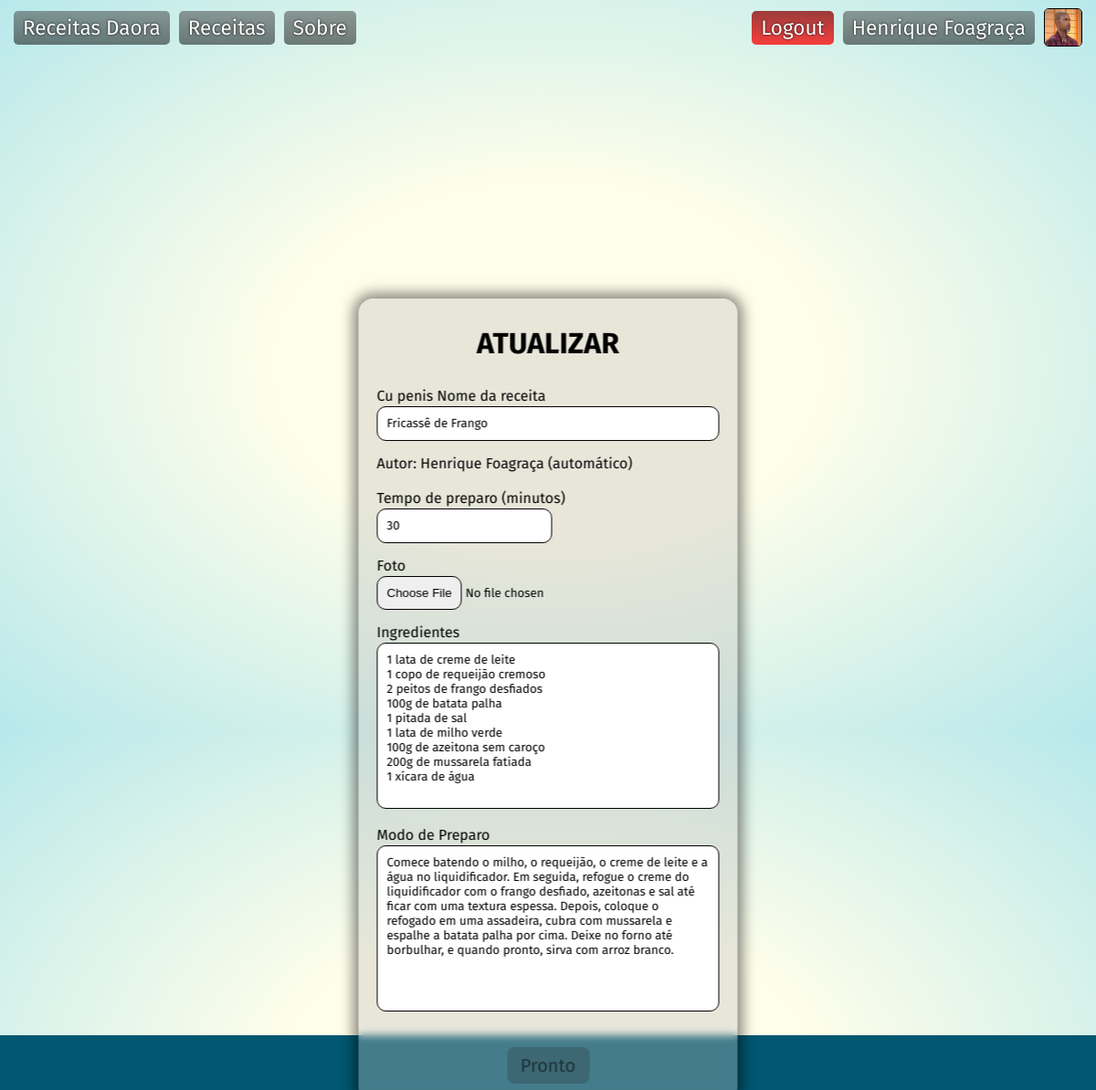
Page /php/home/recipeMan.php?id=1 (signed in) on the committed database.
### tables this page shows
CREATE TABLE IF NOT EXISTS `bancoreceita` (
  `idReceita` int(11) NOT NULL AUTO_INCREMENT,
  `nome` text NOT NULL,
  `autor` int(11) NOT NULL,
  `ingredientes` text NOT NULL,
  `modoPreparo` text NOT NULL,
  `tempoPreparo` int(11) NOT NULL,
  `foto` varchar(255) DEFAULT 'vazio.jpg',
  PRIMARY KEY (`idReceita`),
  KEY `fk_bancoReceita_bancoUsuario_idx` (`autor`),
  CONSTRAINT `fk_bancoReceita_bancoUsuario` FOREIGN KEY (`autor`) REFERENCES `bancousuario` (`idUsuario`) ON DELETE NO ACTION ON UPDATE NO ACTION
);

### php/database/query/querySingle.php (called while the page is built, shortened)
<?php
    require_once "../database/connection.php";
    if(isset($_GET['id'])) {
        $id = $_GET['id'];
        $sql = "SELECT idReceita, nome, usuario, ingredientes, tempoPreparo, modoPreparo, bancoreceita.foto
        FROM bancoreceita INNER JOIN bancousuario ON bancoreceita.autor = bancousuario.idUsuario WHERE idReceita = ? ";
        $command = $connect->prepare($sql);
        $command->bind_param("i", $id);
        $command->execute();
        $result = $command->get_result();
        $receita = $result->fetch_assoc();
        $ingre = $receita['ingredientes'];
        $ingredientes = explode(";", $ingre);
        $resingre = implode("\n", $ingredientes);
        $modp = $receita['modoPreparo'];
        $modoPreparo = explode(";", $modp);
        $resmodp = implode("\n", $modoPreparo);
    }

### php/home/recipeMan.php (the view, shortened to what this page needs)
<?php
    include "../template/pageHead.php";
    require "../database/query/querySingle.php";
?>
<!DOCTYPE html>
<html lang="en">
<head>
    <link rel="stylesheet" type="text/css" href="../../css/main.css">
    <link rel="stylesheet" type="text/css" href="../../css/form.css">
    <link rel="stylesheet" type="text/css" href="../../css/glass.css">
</head>
<body>
<div class='main'>
<div class='mainglass' style='margin-top: 170px;'>
    <form action='<?php echo isset($receita) ? "../database/query/queryUpdate.php" : "../database/query/queryAdd.php"; ?>'
    method="post" enctype="multipart/form-data">
        <h1 style='text-align: center;'>
            <?php echo isset($receita) ?
            'ATUALIZAR' : 'INSERIR'; ?></h1><br>
        <?php if(isset($receita)): ?>
        <label>Cu penis</label>
        <?php endif; ?>
        <label for="nome">Nome da receita</label>
        <input type="text" name='nome' id='nome' placeholder='Nome da receita'
        oninput='checkform()' value='<?php echo $receita['nome'] ?? ''; ?>'><br>
        <label for="autor">Autor: <?= $_SESSION['user']; ?> (automático)</label><br><br>
        <label for="tempo">Tempo de preparo (minutos)</label>
        <input type="number" name='tempo' id='tempo'
        oninput='checkform()' value='<?php echo $receita['tempoPreparo'] ?? ''; ?>'><br>
        <label for="photo">Foto</label>
        <br><input type="file" name='photo' id='photo' oninput='checkform()'><br>
        <label for="ingredi">Ingredientes</label><br>
        <textarea name="ingredientes" id="ingredientes" cols="30" rows="10"  oninput='checkform()'
        placeholder='Faça uma lista sempre quebrando linha para cada elemento.'><?php echo isset($resingre) ? htmlspecialchars($resingre) : ""; ?></textarea>
        <label for="modpre">Modo de Preparo</label><br>
        <textarea name="modpre" id="modpre" cols="30" rows="10"  oninput='checkform()'
        placeholder='Explique o mais detalhadamente possível de como executar a receita'
        ><?php echo isset($resmodp) ? htmlspecialchars($resmodp) : '' ; ?></textarea>
        <button type="submit" id='cadastro' class='btnlogin btndisabled' disabled>Pronto</button>
    </form>
</div>
</div>
<?php include "../template/waves.php"; ?>

### css/topbar.css (style rules this page uses)
* { transition: ease all 100ms; }
body { margin: 0 !important; }

### css/main.css (style rules this page uses)
body { overflow-y: scroll !important; }
.main { padding: 17.5px; margin-top: 60px !important; }
h1 { margin-block-start: 10px; margin-block-end: 10px; }

### css/form.css (style rules this page uses)
.btnlogin { border: 1px solid black; width: 90px; height: 40px; border-radius: 7.5px; position: relative; left: 50%; transform: translate(-50%); font-size: 20px; margin-top: 20px; }
.btnlogin:disabled { background-color: #2525253b; color: rgba(0, 0, 0, 0.5); border: 0; }
input[type=text], input[type=email], input[type=password], input[type=file]::file-selector-button, textarea, input[type=number] { padding: 10px; border: 1px solid black; border-radius: 10px; margin-top: 2px; margin-bottom: 15px; width: 100%; box-sizing: border-box; resize: none; }
input[type=number] { width: fit-content !important; }

### css/glass.css (style rules this page uses)
.mainglass { backdrop-filter: blur(4.1px); background: rgba(189, 189, 189, 0.36); border-radius: 16px; box-shadow: 0 0 15px 5px rgba(0, 0, 0, 0.5); width: 375px; z-index: 50; position: absolute; top: 50%; left: 50%; transform: translate(-50%, -50%); padding: 20px; }

### css/waves.css (style rules this page uses)
html, body { height: 100%; }
body { background: radial-gradient(ellipse at center, #fffeea 0%, #fffeea 35%, #b7e8eb 100%); overflow: hidden; }

### php/template/pageHead.php (style rules this page uses)
* { font-family: 'Fira Sans', sans-serif; }

### rows in the picture
bancoreceita: nome "Fricassê de Frango", tempo "30", ingredientes "1 lata de creme de leite 1 copo de requeijão cremoso 2 peitos de frango desfiados 100g de batata palha 1 pitada de sal 1 lata de milho verde 100g de azeitona sem caroço 200g de mussarela fatiada 1 xícara de água", modpre "Comece batendo o milho, o requeijão, o creme de leite e a água no liquidificador. Em seguida, refogue o creme do liquidificador com o frango desfiado, azeitonas e sal até ficar com uma textura espessa. Depois, coloque o refogado em uma assadeira, cubra com mussarela e espalhe a batata palha por cima. Deixe no forno até borbulhar, e quando pronto, sirva com arroz branco."

### other values in the picture
$_SESSION['user'] "Henrique Foagraça"
